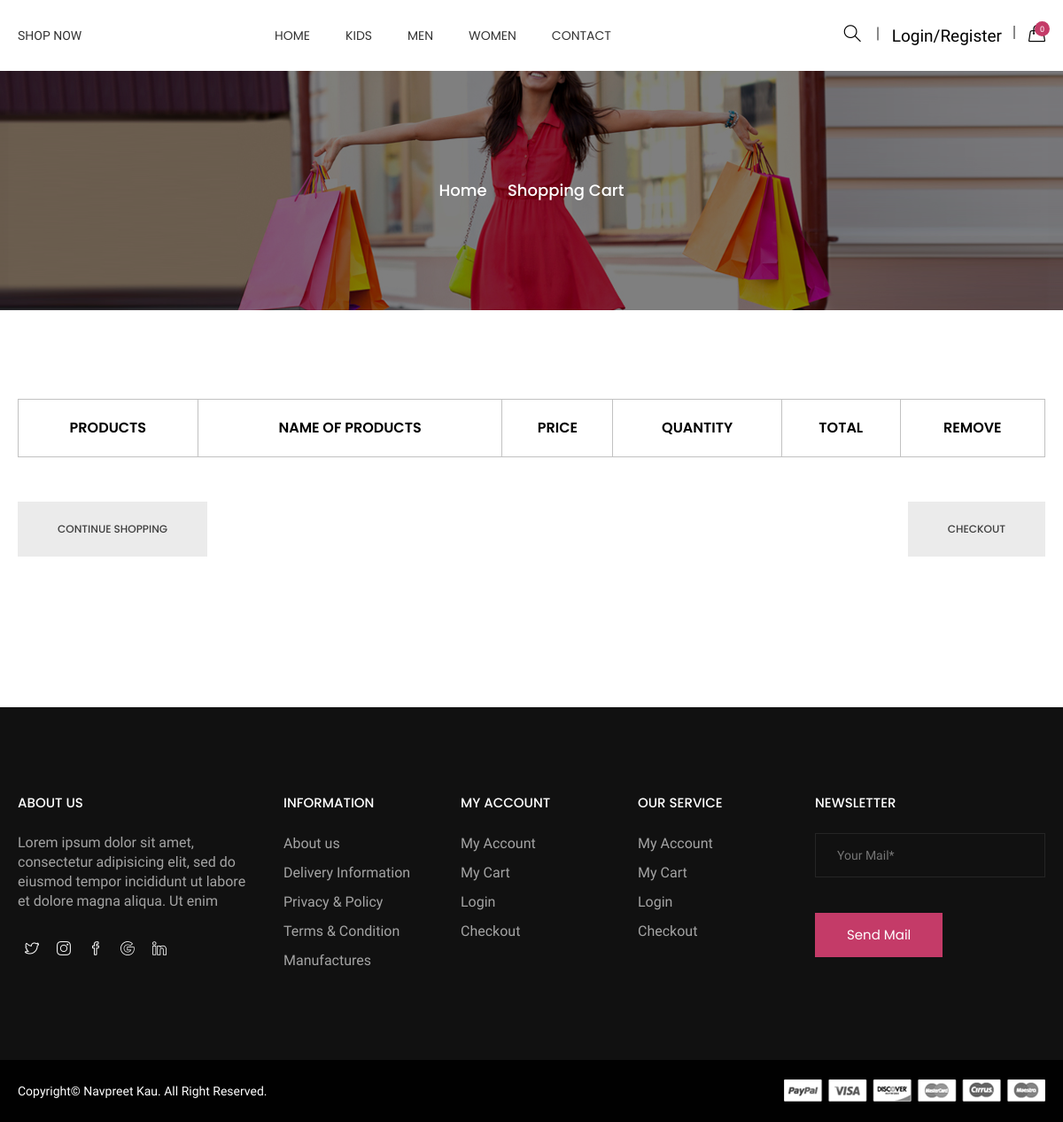
The app's page /cart.php with its own data.
### tables this page shows
CREATE TABLE `categories` (
  `id` int(11) NOT NULL,
  `cat_name` varchar(255) NOT NULL,
  `status` tinyint(4) NOT NULL
);

### add_to_cart.inc.php (called while the page is built, shortened)
<?php
class add_to_cart{
	function totalProduct(){
		if(isset($_SESSION['cart'])){
			return count($_SESSION['cart']);
		}else{
			return 0;
		}
	}
}
?>

### top.php (the view, shortened to what this page needs)
<?php
require('connection.inc.php');
require('add_to_cart.inc.php');
$cat_res=mysqli_query($con,"select * from categories where status=1 order by cat_name asc");
$cat_arr=array();
while($row=mysqli_fetch_assoc($cat_res)){
	$cat_arr[]=$row;
}
$obj=new add_to_cart();
$totalProduct=$obj->totalProduct();
?>
<!doctype html>
<html class="no-js" lang="en">
<head>
    <link rel="stylesheet" href="css/bootstrap.min.css">
    <link rel="stylesheet" href="css/owl.carousel.min.css">
    <link rel="stylesheet" href="css/owl.theme.default.min.css">
    <link rel="stylesheet" href="css/responsive.css">
    <link rel="stylesheet" href="css/custom.css">
</head>
<body>
    <div class="wrapper">
        <header id="htc__header" class="htc__header__area header--one">
            <div id="sticky-header-with-topbar" class="mainmenu__wrap sticky__header">
                <div class="container">
                    <div class="row">
                        <div class="menumenu__container clearfix">
                            <div class="col-lg-2 col-md-2 col-sm-3 col-xs-5">
                                <div class="logo">
                                     <a href="index.php">SHOP NOW</a>
                                </div>
                            </div>
                            <div class="col-md-7 col-lg-6 col-sm-5 col-xs-3">
                                <nav class="main__menu__nav hidden-xs hidden-sm">
                                    <ul class="main__menu">
                                        <li class="drop"><a href="index.php">Home</a></li>
                                      <?php
											foreach($cat_arr as $list){
												?>
												<li class="drop"><a href="categories.php?id=<?php echo $list['id']?>"><?php echo $list['cat_name']?></a>
											</li>
												<?php
											}
											?>
                                        <li><a href="contact.php">contact</a></li>
                                    </ul>
                                </nav>
                            </div>
                            <div class="col-md-3 col-lg-4 col-sm-4 col-xs-4">
                                <div class="header__right">
									<?php
									$class="mr15";
									?>
									<div class="header__search search search__open <?php echo $class?>">
                                        <a href="#"><i class="icon-magnifier icons"></i></a>
                                    </div>
                                    <div class="header__account">
										<?php if(isset($_SESSION['USER_LOGIN'])){
											?>
											<nav class="navbar navbar-expand-lg navbar-light bg-light" >
											   <button style="visibility:hidden;" class="navbar-toggler" type="button" data-toggle="collapse" data-target="#navbarSupportedContent" aria-controls="navbarSupportedContent" aria-expanded="false" aria-label="Toggle navigation">
												<span class="navbar-toggler-icon"></span>
											  </button>
											  <div class="collapse navbar-collapse" id="navbarSupportedContent">
												<ul class="navbar-nav mr-auto">
												  <li class="nav-item dropdown">
													<a class="nav-link dropdown-toggle" href="#" id="navbarDropdown" role="button" data-toggle="dropdown" aria-haspopup="true" aria-expanded="false">
													  Hi <?php echo $_SESSION['USER_NAME']?>
													</a>
													<div class="dropdown-menu" aria-labelledby="navbarDropdown">
													  <a class="dropdown-item" href="my_order.php">Order</a>
													  <a class="dropdown-item" href="profile.php">Profile</a>
													  <div class="dropdown-divider"></div>
													  <a class="dropdown-item" href="logout.php">Logout</a>
													</div>
												  </li>
												</ul>
											  </div>
											</nav>
											<?php
										}else{
											echo '<a href="login.php" class="mr15">Login/Register</a>';
										}
										?>
                                    </div>
                                    <div class="htc__shopping__cart">
                                        <a href="cart.php"><i class="icon-handbag icons"></i></a>
                                        <a href="cart.php"><span class="htc__qua"><?php echo $totalProduct?></span></a>
                                    </div>
                                </div>
                            </div>
                        </div>
                    </div>
                </div>
            </div>
        </header>

### records on screen
categories: cat_name "KIDS"
categories: cat_name "MEN"
categories: cat_name "WOMEN"

### other values on screen
$totalProduct "0"
